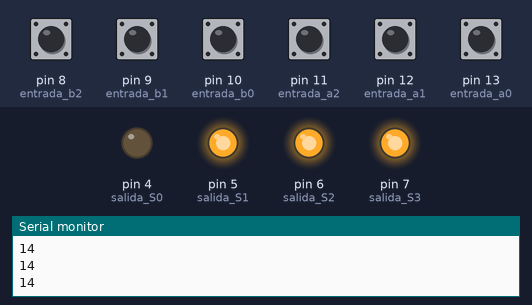
Recording of a sketch running on a simulated Arduino Uno, built with avr-gcc and run on an emulated ATmega328P. Shown: output pins drawn as LEDs (lit = HIGH), the last lines printed to the serial monitor. Inputs (shaded band) come from the test bench; at power-on: pin 8 (entrada_b2), pin 9 (entrada_b1), pin 10 (entrada_b0), pin 11 (entrada_a2), pin 12 (entrada_a1), pin 13 (entrada_a0) HIGH.

Above: at 2.8 s.
2.9 s: pin 8 (entrada_b2) pulled LOW for 1.2 s
At 3.5 s:
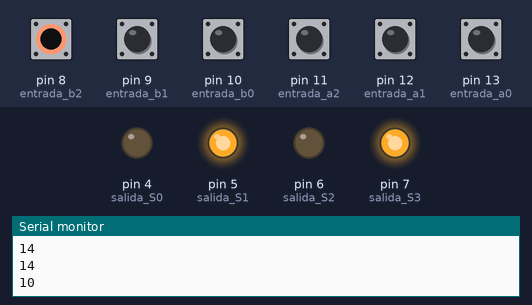
6.5 s: pin 9 (entrada_b1) pulled LOW for 1.2 s
At 7.8 s:
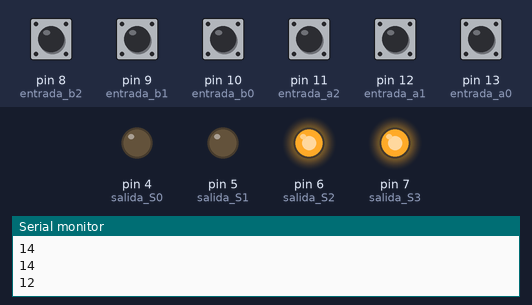
9.5 s: pin 10 (entrada_b0) pulled LOW for 1.2 s
At 10.8 s:
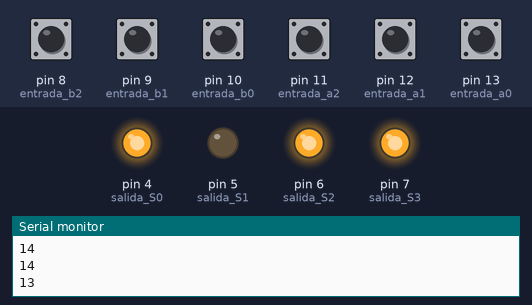
12.5 s: pin 8 (entrada_b2) driven LOW and pin 9 (entrada_b1) driven LOW
At 13.6 s:
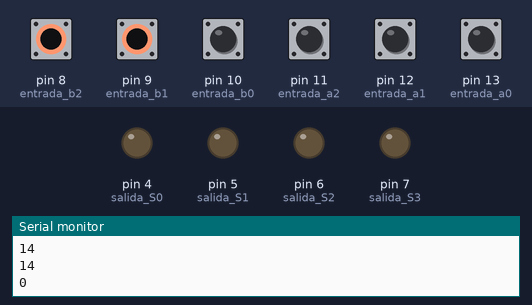
14.5 s: pin 11 (entrada_a2) pulled LOW for 1.2 s
At 15.8 s:
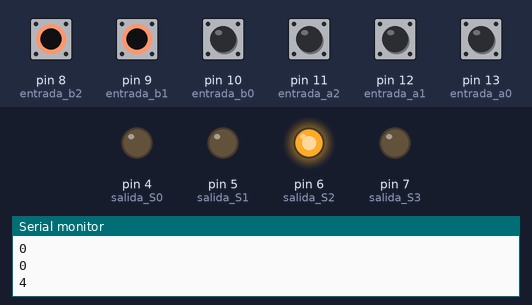
17.5 s: pin 12 (entrada_a1) pulled LOW for 1.2 s
At 18.7 s:
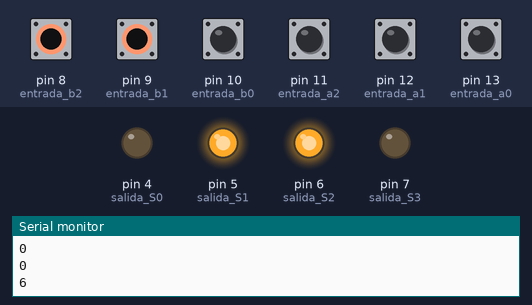
Timing chart, 0 to 20.5 s (numbered marks = the images above; inputs shaded):
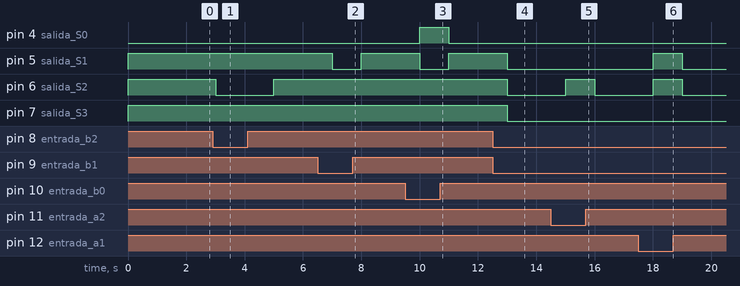

Measured:
- after the input at 2.9 s, pin 6 (salida_S2): HIGH → LOW after 0.10 s, → HIGH 2.0 s later
- after the input at 6.5 s, pin 5 (salida_S1): HIGH → LOW after 0.50 s, → HIGH 1.0 s later
- after the input at 9.5 s, pin 4 (salida_S0): LOW → HIGH after 0.50 s, → LOW 1.0 s later; pin 5 (salida_S1): HIGH → LOW after 0.50 s, → HIGH 1.0 s later
- after the input at 12.5 s, pin 5 (salida_S1), pin 6 (salida_S2), pin 7 (salida_S3): HIGH → LOW after 0.50 s
- after the input at 14.5 s, pin 6 (salida_S2): LOW → HIGH after 0.50 s, → LOW 1.0 s later
- after the input at 17.5 s, pin 5 (salida_S1), pin 6 (salida_S2): LOW → HIGH after 0.50 s, → LOW 1.0 s later

The sketch:

SUMADOR3BITSPARALELOPARALELO.ino
```cpp
//Autor:Dario Jorge Iglesias
boolean b2,b1,b0,a2,a1,a0,S3,S2,S1,S0;
byte dato;
void setup()
{
 pinMode(8,INPUT_PULLUP); //entrada b2
 pinMode(9,INPUT_PULLUP); //entrada b1
 pinMode(10,INPUT_PULLUP);//entrada b0
 pinMode(11,INPUT_PULLUP);//entrada a2
 pinMode(12,INPUT_PULLUP);//entrada a1
 pinMode(13,INPUT_PULLUP);//entrada a0
 pinMode(7,OUTPUT);//salida S3
 pinMode(6,OUTPUT);//salida S2
 pinMode(5,OUTPUT);//salida S1
 pinMode(4,OUTPUT);//salida S0
 Serial.begin(9600);
}
void loop()
{
 b2=digitalRead(8);
 b1=digitalRead(9);
 b0=digitalRead(10);
 a2=digitalRead(11);
 a1=digitalRead(12);
 a0=digitalRead(13);
 S0=(b0&a1&!a0)|(b0&!a1&!a0)|(b1&!b0&a0)|(!b1&!b0&a0);
 digitalWrite(4,S0);
 S1=(!b1&!b0&a1)|(b1&!a1&!a0)|(!b1&a1&!a0)|(b1&!b0&!a1)|
 (!b1&b0&!a1&a0)|(b1&b0&a1&a0);
 digitalWrite(5,S1);
 S2=(!b2&b1&!a2&a1)|(b2&b1&a2&a1)|(!b2&!b1&a2&!a1)|
 (b2&!b1&!a2&!a1)|(!b2&!b1&!b0&a2)|(b2&!b1&!b0&!a2)|
 (!b2&!b1&a2&!a1)|(b2&!a2&!a1&!a0)|(!b2&b1&b0&!a2&a0)|
 (!b2&b0&!a2&a1&a0)|(!b2&!b1&a2&a1&!a0)|(!b2&b1&!b0&a2&!a1)|
 (b2&b1&b0&a2&a0)|(b2&b0&a2&a1&a0)|(b2&!b1&!a2&a1&!a0)|
 (b2&b1&!b0&!a2&!a1);
 digitalWrite(6,S2);
 S3=(b2&a2)|(b1&a2&a1)|(b2&b1&a1)|(!b2&b1&b0&a2&a0)|
 (b2&b1&b0&!a2&a0)|(b2&b0&!a2&a1&a0);
 digitalWrite(7,S3);
 dato=S3*8+S2*4+S1*2+S0;
 Serial.println(dato);
 delay(1000);
}
```
